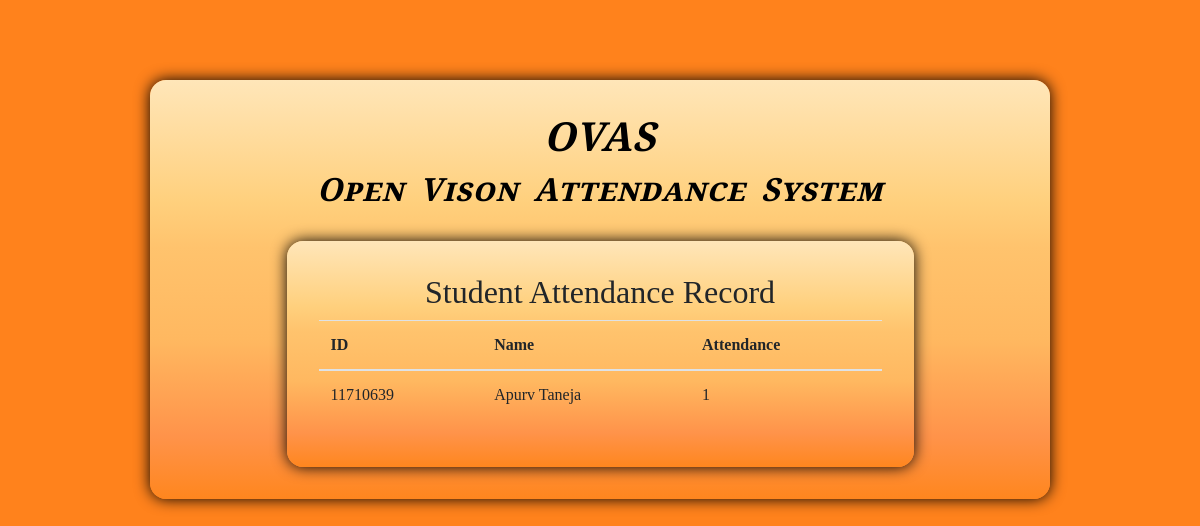
The page /marked on the database as committed earlier.
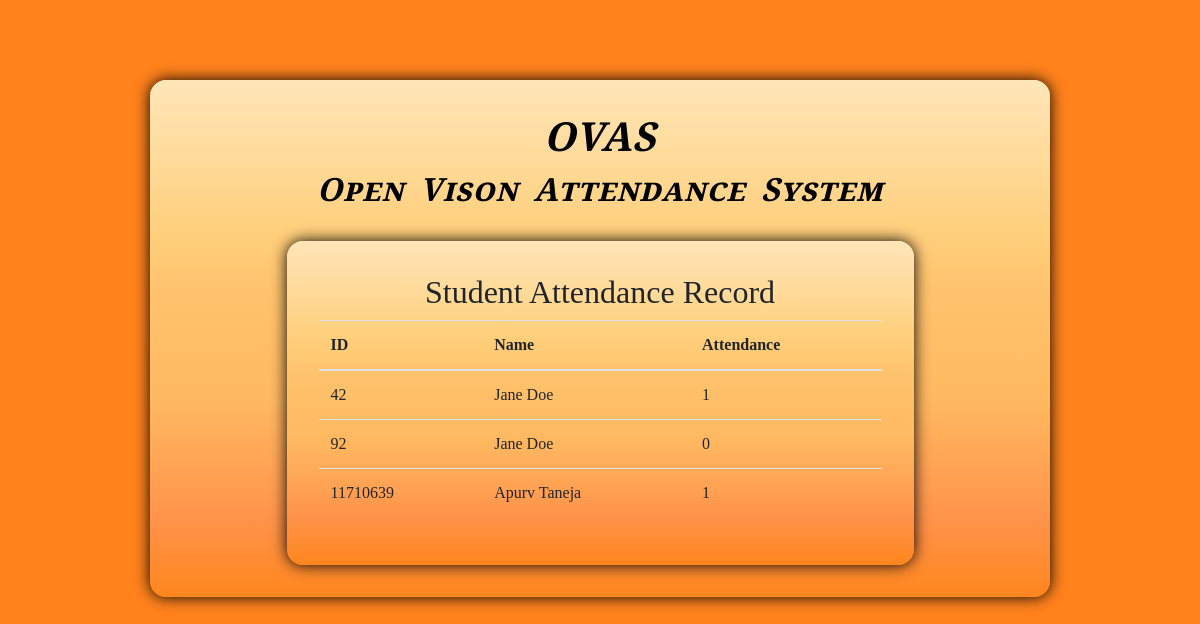
The same page on the database as committed later.
### tables this page shows
CREATE TABLE "student_at" (
	"Id"	INTEGER UNIQUE,
	"Name"	TEXT,
	"Attendance"	INTEGER DEFAULT 0,
	PRIMARY KEY("Id")
);

### app.py (the view)
@app.route('/marked', methods=['POST', 'GET'])
def marked():
    conn = sqlite3.connect('StudentDetails.db')
    c = conn.cursor()
    sqlite_select_query = """SELECT * from student_at"""
    c.execute(sqlite_select_query)
    records = c.fetchall()
    conn.commit()
    conn.close()
    if request.method == 'POST':
        return redirect(url_for('marked'))
    return render_template('marked.html',records=records)

### templates/marked.html (shortened to what this page needs)
<!DOCTYPE html>
<html lang="en">
<head>
  <link rel="stylesheet" href="https://stackpath.bootstrapcdn.com/bootstrap/4.4.1/css/bootstrap.min.css">
  <link rel="stylesheet" href="https://maxcdn.bootstrapcdn.com/font-awesome/4.4.0/css/font-awesome.min.css">
  <link rel="stylesheet" href="{{ url_for('static', filename = 'css/style.css') }}">
</head>
<body>
  <center>
    <div class="dash">
      <div class="dashin card-signin">
        <a class="demoFont" href="{{ url_for('index') }}">
          <h1 class="text-center"><B>OVAS</B></h1>
          <h2 class="text-center"><b>Open Vison Attendance System</b></h2>
        </a>
        <div class='dashinn card-signin'>
            <h2>Student Attendance Record</h2>
            <table class="table">
                <thead>
                  <tr>
                    <th scope="col">ID</th>
                    <th scope="col">Name</th>
                    <th scope="col">Attendance</th>
                  </tr>
                </thead>
                <tbody>
                    {% for item in records %}
                    <tr>
                        <td>{{item[0]}}</td>
                        <td>{{item[1]}}</td>
                        <td>{{item[2]}}</td>
                    </tr>
                    {% endfor %}
                </tbody>
              </table>
        </div>
      </div>
    </div>
  </center>
</body>
</html>

Rows that differ between the two databases and show on the page:
added student_at: Id "42", Name "Jane Doe", Attendance "1"
added student_at: Id "92", Name "Jane Doe", Attendance "0"
